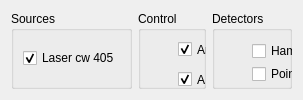
      <widget class="QWidget" name="Devices">
       <attribute name="title">
        <string>Devices</string>
       </attribute>
       <layout class="QGridLayout" name="gridLayout_5">
        <item row="0" column="0">
         <layout class="QGridLayout" name="gridLayout" columnstretch="0,0,0" columnminimumwidth="0,0,0">
          <property name="sizeConstraint">
           <enum>QLayout::SetMinimumSize</enum>
          </property>
          <item row="0" column="2">
           <widget class="QGroupBox" name="groupBox_2">
            <property name="title">
             <string>Detectors</string>
            </property>
            <widget class="QWidget" name="layoutWidget">
             <property name="geometry">
              <rect>
               <x>40</x>
               <y>30</y>
               <width>120</width>
               <height>83</height>
              </rect>
             </property>
             <layout class="QVBoxLayout" name="verticalLayout_9">
              <property name="spacing">
               <number>3</number>
              </property>
              <property name="sizeConstraint">
               <enum>QLayout::SetMinimumSize</enum>
              </property>
              <item>
               <widget class="QCheckBox" name="checkBox_Camera">
                <property name="text">
                 <string>Hamamatsu camera</string>
                </property>
                <property name="checked">
                 <bool>false</bool>
                </property>
               </widget>
              </item>
              <item>
               <widget class="QCheckBox" name="checkBox_Camera_PG">
                <property name="text">
                 <string>PointGrey camera</string>
                </property>
                <property name="checked">
                 <bool>false</bool>
                </property>
               </widget>
              </item>
              <item>
               <widget class="QCheckBox" name="checkBox_TDC">
                <property name="text">
                 <string>Aurea TDC</string>
                </property>
                <property name="checked">
                 <bool>false</bool>
                </property>
               </widget>
              </item>
              <item>
               <widget class="QCheckBox" name="checkBox_Oscillo">
                <property name="text">
                 <string>Oscilloscope</string>
                </property>
                <property name="checked">
                 <bool>true</bool>
                </property>
               </widget>
              </item>
             </layout>
            </widget>
           </widget>
          </item>
          <item row="0" column="0">
           <widget class="QGroupBox" name="groupBox_3">
            <property name="title">
             <string>Sources</string>
            </property>
            <layout class="QGridLayout" name="gridLayout_13">
             <item row="0" column="0">
              <layout class="QVBoxLayout" name="verticalLayout_38">
               <item>
                <widget class="QCheckBox" name="checkBox_Laser">
                 <property name="text">
                  <string>Laser cw 405</string>
                 </property>
                 <property name="checked">
                  <bool>true</bool>
                 </property>
                </widget>
               </item>
              </layout>
             </item>
            </layout>
           </widget>
          </item>
          <item row="0" column="1">
           <widget class="QGroupBox" name="groupBox_4">
            <property name="title">
             <string>Control</string>
            </property>
            <widget class="QGroupBox" name="groupBox_8">
             <property name="geometry">
              <rect>
               <x>50</x>
               <y>270</y>
               <width>105</width>
               <height>50</height>
              </rect>
             </property>
             <property name="title">
              <string>Shutter</string>
             </property>
             <layout class="QGridLayout" name="gridLayout_10">
              <item row="0" column="0">
               <widget class="QCheckBox" name="checkBox_Shutter">
                <property name="text">
                 <string>Close / Open</string>
                </property>
                <property name="checked">
                 <bool>true</bool>
                </property>
               </widget>
              </item>
             </layout>
            </widget>
            <widget class="QGroupBox" name="groupBox_9">
             <property name="geometry">
              <rect>
               <x>190</x>
               <y>270</y>
               <width>105</width>
               <height>50</height>
              </rect>
             </property>
             <property name="title">
              <string>Airflow</string>
             </property>
             <layout class="QGridLayout" name="gridLayout_11">
              <item row="0" column="0">
               <widget class="QCheckBox" name="checkBox_Shutter_2">
                <property name="text">
                 <string>On / Off</string>
                </property>
                <property name="checked">
                 <bool>true</bool>
                </property>
               </widget>
              </item>
             </layout>
            </widget>
            <widget class="QCheckBox" name="checkBox_APT_hwp_out">
             <property name="geometry">
              <rect>
               <x>40</x>
               <y>120</y>
               <width>131</width>
               <height>17</height>
              </rect>
             </property>
             <property name="text">
              <string>APT Motor HWP out</string>
             </property>
             <property name="checked">
              <bool>true</bool>
             </property>
            </widget>
            <widget class="QCheckBox" name="checkBox_APT_hwp_laser">
             <property name="geometry">
              <rect>
               <x>40</x>
               <y>150</y>
               <width>131</width>
               <height>17</height>
              </rect>
             </property>
             <property name="text">
              <string>APT Motor HWP laser</string>
             </property>
             <property name="checked">
              <bool>true</bool>
             </property>
            </widget>
            <widget class="QCheckBox" name="checkBox_Arduino">
             <property name="geometry">
              <rect>
               <x>40</x>
               <y>30</y>
               <width>60</width>
               <height>17</height>
              </rect>
             </property>
             <property name="text">
              <string>Arduino</string>
             </property>
             <property name="checked">
              <bool>true</bool>
             </property>
            </widget>
            <widget class="QCheckBox" name="checkBox_APT_hwp">
             <property name="geometry">
              <rect>
               <x>40</x>
               <y>60</y>
               <width>99</width>
               <height>17</height>
              </rect>
             </property>
             <property name="text">
              <string>APT Motor HWP</string>
             </property>
             <property name="checked">
              <bool>true</bool>
             </property>
            </widget>
            <widget class="QCheckBox" name="checkBox_APT_qwp">
             <property name="geometry">
              <rect>
               <x>40</x>
               <y>90</y>
               <width>100</width>
               <height>17</height>
              </rect>
             </property>
             <property name="text">
              <string>APT Motor QWP</string>
             </property>
             <property name="checked">
              <bool>true</bool>
             </property>
            </widget>
            <widget class="QGroupBox" name="groupBox_11">
             <property name="geometry">
              <rect>
               <x>50</x>
               <y>340</y>
               <width>105</width>
               <height>50</height>
              </rect>
             </property>
             <property name="title">
              <string>Shutter output</string>
             </property>
             <layout class="QGridLayout" name="gridLayout_12">
              <item row="0" column="0">
               <widget class="QCheckBox" name="checkBox_Shutter_out">
                <property name="text">
                 <string>Close / Open</string>
                </property>
                <property name="checked">
                 <bool>true</bool>
                </property>
               </widget>
              </item>
             </layout>
            </widget>
            <widget class="QWidget" name="layoutWidget">
             <property name="geometry">
              <rect>
               <x>181</x>
               <y>21</y>
               <width>251</width>
               <height>215</height>
              </rect>
             </property>
             <layout class="QHBoxLayout" name="horizontalLayout_54">
              <item>
               <layout class="QVBoxLayout" name="verticalLayout_36">
                <item>
                 <widget class="QLabel" name="label_49">
                  <property name="text">
                   <string>APT controllers</string>
                  </property>
                 </widget>
                </item>
                <item>
                 <widget class="QListWidget" name="listWidget_APT"/>
                </item>
               </layout>
              </item>
              <item>
               <layout class="QVBoxLayout" name="verticalLayout_35">
                <item>
                 <widget class="QPushButton" name="pushButton_Home">
                  <property name="text">
                   <string>Home</string>
                  </property>
                 </widget>
                </item>
                <item>
                 <layout class="QVBoxLayout" name="verticalLayout_33">
                  <property name="spacing">
                   <number>2</number>
                  </property>
                  <item>
                   <widget class="QLineEdit" name="lineEdit_mAbs">
                    <property name="text">
                     <string>0</string>
                    </property>
                   </widget>
                  </item>
                  <item>
                   <widget class="QPushButton" name="pushButton_mAbs">
                    <property name="text">
                     <string>Move Abs</string>
                    </property>
                   </widget>
                  </item>
                 </layout>
                </item>
                <item>
                 <layout class="QVBoxLayout" name="verticalLayout_34">
                  <property name="spacing">
                   <number>2</number>
                  </property>
                  <item>
                   <widget class="QLineEdit" name="lineEdit_mRel">
                    <property name="text">
                     <string>0</string>
                    </property>
                   </widget>
                  </item>
                  <item>
                   <widget class="QPushButton" name="pushButton_mRel">
                    <property name="text">
                     <string>Move Rel</string>
                    </property>
                   </widget>
                  </item>
                 </layout>
                </item>
                <item>
                 <layout class="QVBoxLayout" name="verticalLayout_37">
                  <property name="spacing">
                   <number>2</number>
                  </property>
                  <item>
                   <widget class="QLineEdit" name="lineEdit_getPos">
                    <property name="text">
                     <string>0</string>
                    </property>
                   </widget>
                  </item>
                  <item>
                   <widget class="QPushButton" name="pushButton_getPos">
                    <property name="text">
                     <string>Get Pos</string>
                    </property>
                   </widget>
                  </item>
                 </layout>
                </item>
               </layout>
              </item>
             </layout>
            </widget>
           </widget>
          </item>
         </layout>
        </item>
       </layout>
      </widget>
